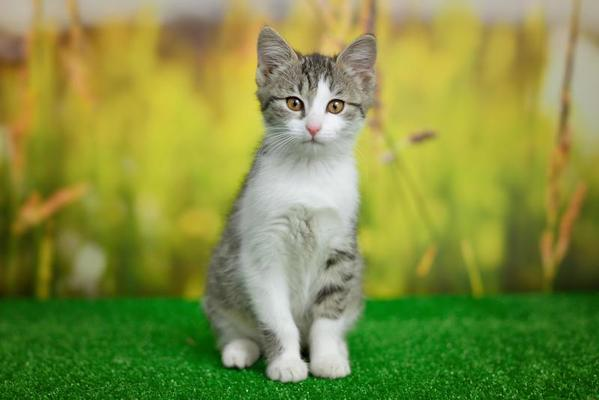
#> input picture photos/fourthcat.png, 599 x 400 px, found by its file name
$ python '05 essentialFunctionInOpenCV.py'
#> lines starting #> are read from the running program, lines starting #| are printed output that depends on the picture; after the words box and inside, x2 and y2 are one past the last pixel; in counts of white or black regions, pixels touching at a corner belong together
import cv2 as cv

# 05 Essential Functions in OpenCV

img = cv.imread('Photos/fourthcat.png')
#> img is the input picture: shape (400, 599, 3); mean B, G, R 66, 142.6, 129.7
cv.imshow('Cat', img)

# Converting to grayscale
gray=cv.cvtColor(img, cv.COLOR_BGR2GRAY)
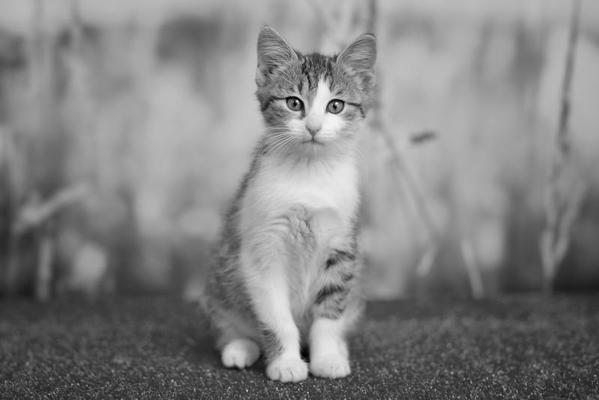
#> gray: shape (400, 599); min 0, max 250, mean 130
#cv.imshow('GrayImg', gray)

# Blur an image - Many ways - we use Gaussian blur
blur = cv.GaussianBlur(img,(7, 7), cv.BORDER_DEFAULT )     #ksize = 3,3. it has to be an odd number, will explain why later. for more blur increase ksize 7,7
#cv.imshow('BlurImg', blur)

# Edge Cascade - find the edges present in an image - many ways - we use canny edge detector. we need two threshold values, minVal and maxVal. Any edges with intensity gradient more than maxVal are sure to be edges and those below minVal are sure to be non-edges, so discarded. Those who lie between these two thresholds are classified edges or non-edges based on their connectivity. If they are connected to "sure-edge" pixels, they are considered to be part of edges. Otherwise, they are also discarded.
#canny=cv.Canny(img, 125, 175)      #<img>, <threshold-minvalue>, <threshold-max value>
canny=cv.Canny(blur, 125, 175)      #pass in blurred image to reduce how many edges shown
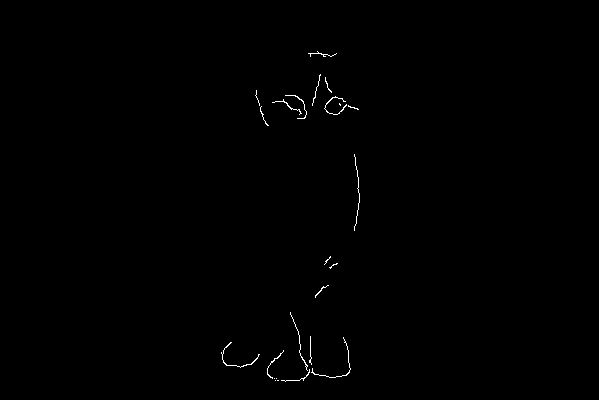
#> canny: shape (400, 599); 0.33% white in thin lines or dots, all inside (x1, y1, x2, y2) = (221, 51, 360, 382)
#cv.imshow ('Canny Edges', canny)

# Dilating an image using a structuring element. We will use canny edges as structuring element
# bsically the lines you get from canny edges, appear sharper/brighter after dilating
dilated = cv.dilate(canny, (3,3), iterations=2)         #kernel could also be 7,7. keep it odd values.
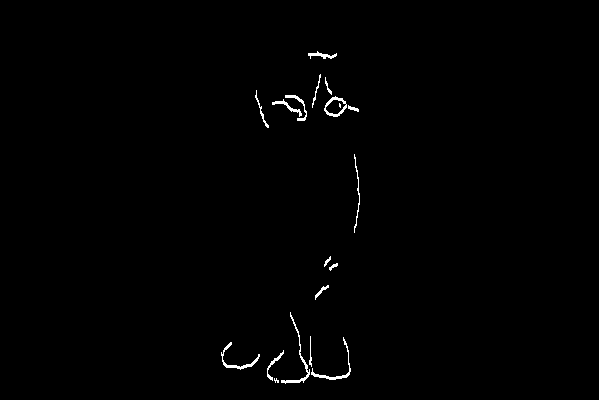
#> dilated: shape (400, 599); 0.67% white in thin lines or dots, all inside (x1, y1, x2, y2) = (221, 51, 360, 384)
#cv.imshow ('Dilated', dilated)

# Eroding Dilated Image to get back struckturing element. the sharp/brighter edges are eroded so photo is closer to what you got for canny edges
eroded = cv.erode(dilated,(3,3), iterations=1 )
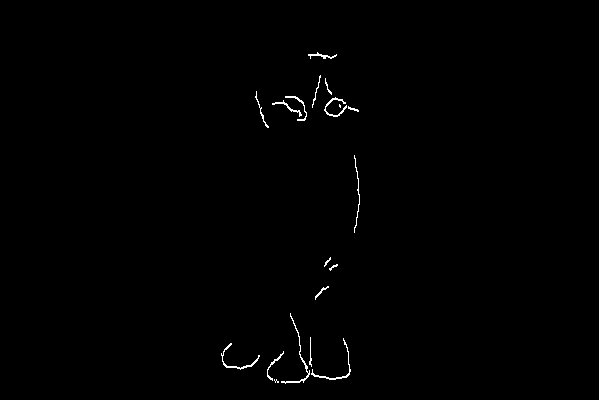
#> eroded: shape (400, 599); 0.5% white in thin lines or dots, all inside (x1, y1, x2, y2) = (221, 52, 360, 384)
#cv.imshow ('Eroded', eroded)

# Resize Image
resized=cv.resize(img, (500, 500), interpolation=cv.INTER_AREA)     #interpolation=cv.INTER_AREA - good for when you are shrinking the image
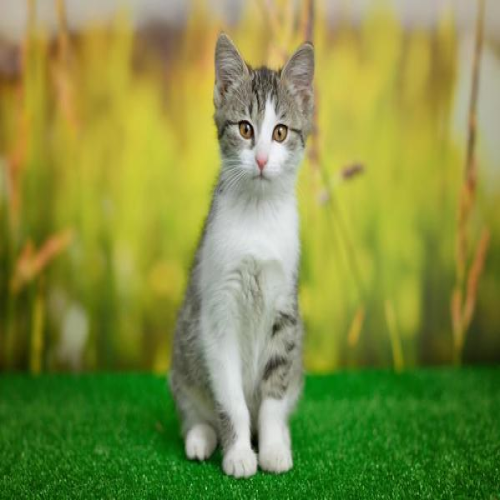
#> resized: shape (500, 500, 3); mean B, G, R 66, 142.6, 129.6
resized=cv.resize(img, (500, 500), interpolation=cv.INTER_LINEAR)   #interpolation=cv.INTER_LINEAR - good for when you enlarge the image
resized=cv.resize(img, (500, 500), interpolation=cv.INTER_CUBIC)    #interpolation=cv.INTER_CUBIC - good for when you enlarge the image - slowest but produces highest quality
#cv.imshow('Resized', resized)

# Cropping Image
# Images are arrays, we can use array slicing, select a portion of image based on pixel values
cropped = img[50:200, 200:400]
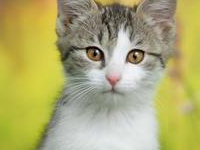
#> cropped: shape (150, 200, 3); mean B, G, R 113.7, 171.4, 175.5
cv.imshow('Cropped', cropped)

cv.waitKey(0)

$ run again, with photos/firstcat.png copied over photos/fourthcat.png
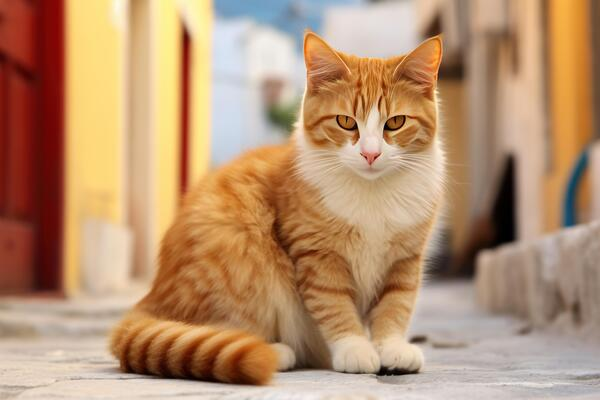
#> input picture photos/firstcat.png, 600 x 400 px, found by its file name
#> img is the input picture: shape (400, 600, 3); mean B, G, R 112, 145.3, 183.5
#> `canny=cv.Canny(blur, 125, 175)`:
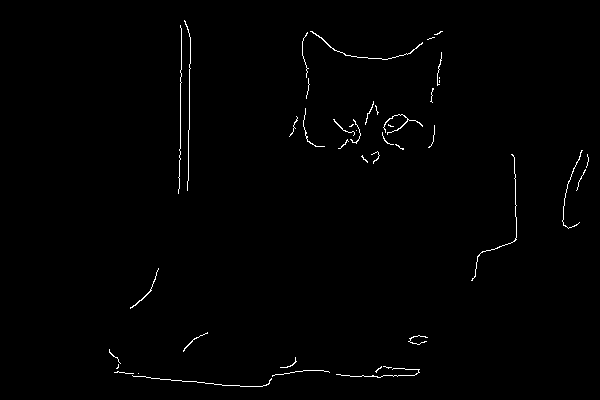
#> canny: shape (400, 600); 0.81% white in thin lines or dots, all inside (x1, y1, x2, y2) = (109, 20, 589, 387)
#> dilated: shape (400, 600); 1.6% white in thin lines or dots, all inside (x1, y1, x2, y2) = (109, 20, 589, 389)
#> eroded: shape (400, 600); 1.2% white in thin lines or dots, all inside (x1, y1, x2, y2) = (109, 21, 589, 389)
#> `cropped = img[50:200, 200:400]`:
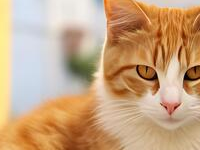
#> cropped: shape (150, 200, 3); mean B, G, R 130.4, 165.8, 200.6

$ run again, with photos/group_1.png copied over photos/fourthcat.png
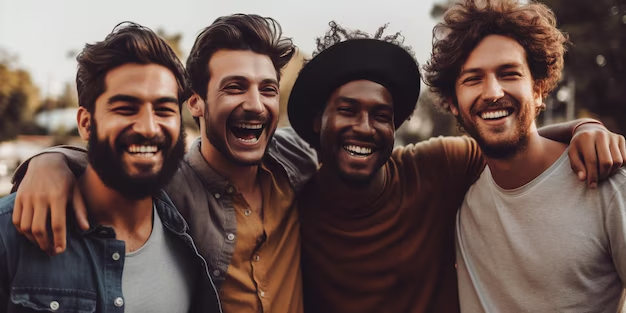
#> input picture photos/group_1.png, 626 x 313 px, found by its file name
#> img is the input picture: shape (313, 626, 3); mean B, G, R 77.8, 83.1, 103.8
#> `canny=cv.Canny(blur, 125, 175)`:
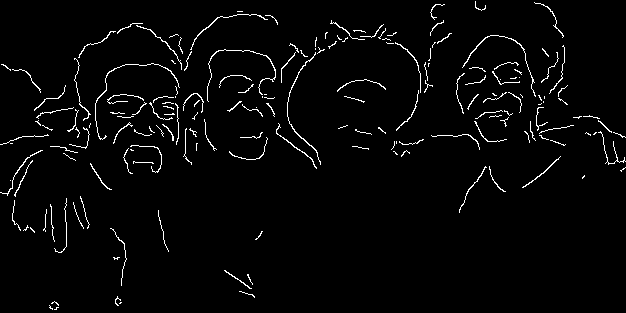
#> canny: shape (313, 626); 2.7% white in thin lines or dots
#> dilated: shape (313, 626); 5.8% white in thin lines or dots
#> eroded: shape (313, 626); 4.3% white in thin lines or dots
#> `cropped = img[50:200, 200:400]`:
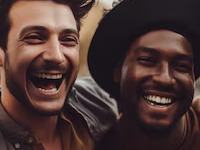
#> cropped: shape (150, 200, 3); mean B, G, R 52.8, 55.6, 78

$ run again, with photos/group_2.png copied over photos/fourthcat.png
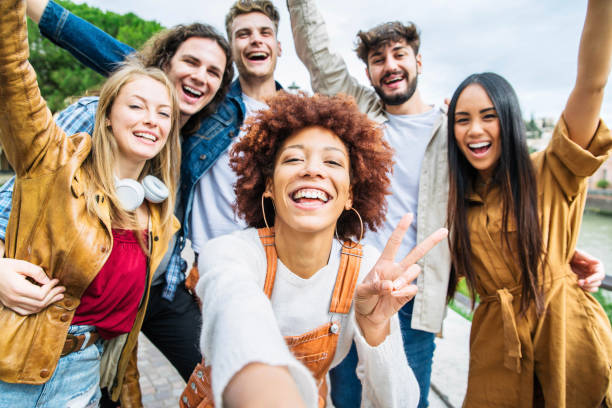
#> input picture photos/group_2.png, 612 x 408 px, found by its file name
#> img is the input picture: shape (408, 612, 3); mean B, G, R 127.8, 144.4, 165
#> `canny=cv.Canny(blur, 125, 175)`:
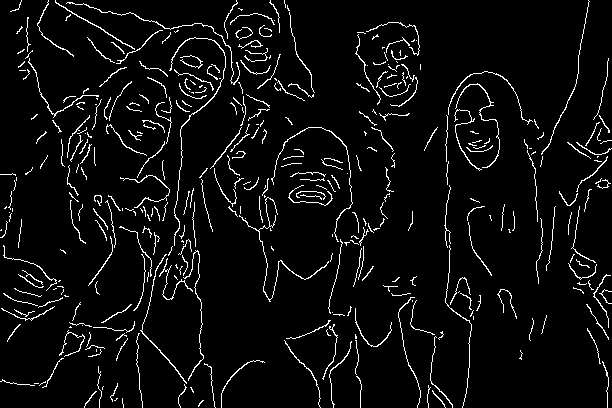
#> canny: shape (408, 612); 5.1% white in thin lines or dots
#> dilated: shape (408, 612); 10.1% white in thin lines or dots
#> eroded: shape (408, 612); 7.7% white in thin lines or dots
#> `cropped = img[50:200, 200:400]`:
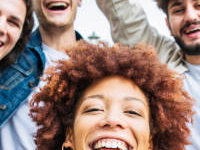
#> cropped: shape (150, 200, 3); mean B, G, R 120.2, 127.6, 151.2
